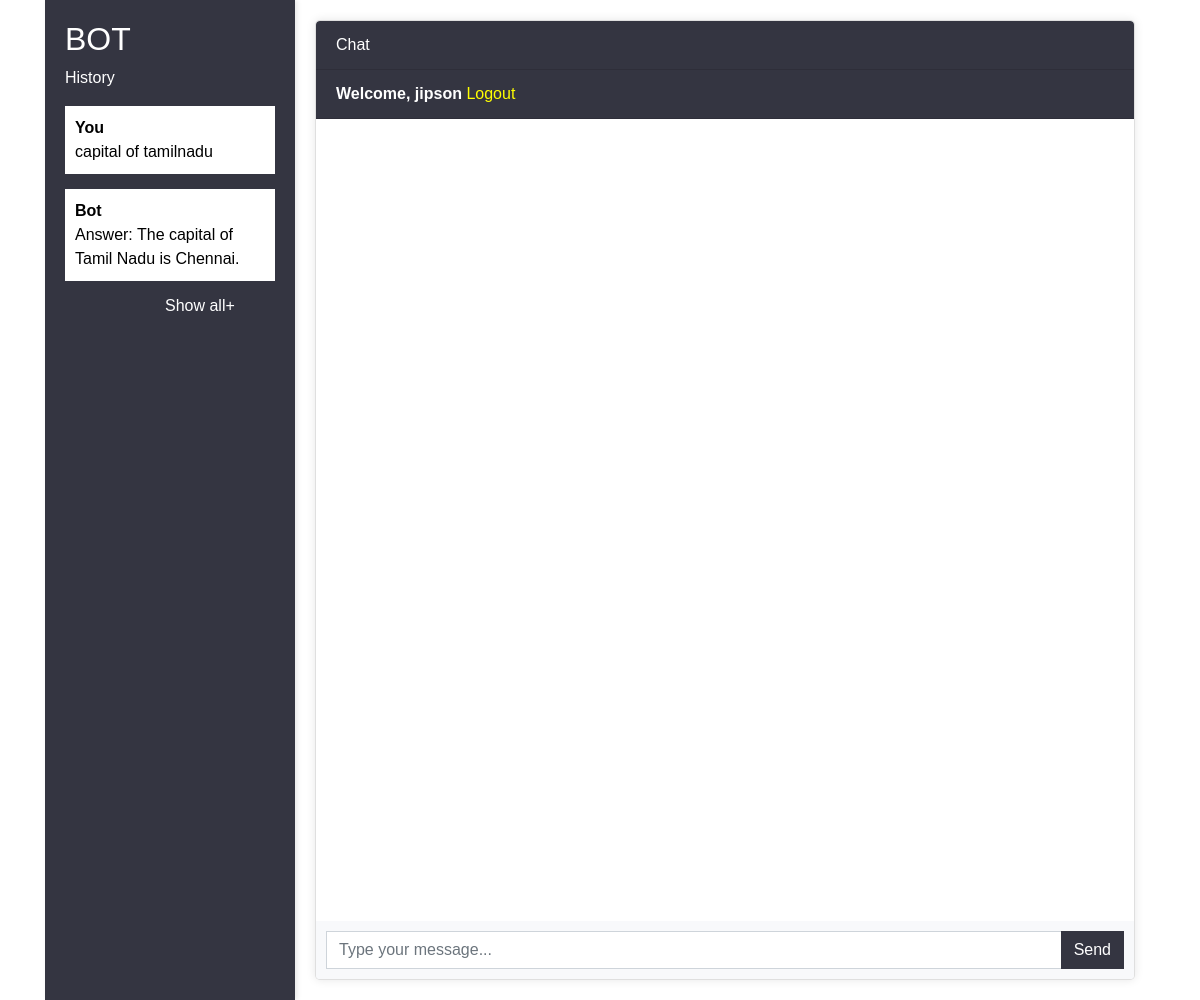
The page /chatbot/ (signed in) on the database its author committed.
### Backend/models.py (models this page shows)
class chatdb(models.Model):
    user=models.ForeignKey(User,on_delete=models.CASCADE)
    message=models.TextField()
    response=models.TextField()
    date=models.DateTimeField(auto_now_add=True)

### Backend/views.py (the view, shortened to what this page needs)
# urls.py: path('chatbot/', views.chatbot, name='chatbot'),
@csrf_exempt
def chatbot(request):
    datas = chatdb.objects.filter(user=request.user.id).order_by('-date')[:1]
    return render(request, 'chatbot.html', {'datas': datas})

### Backend/templates/chatbot.html (shortened to what this page needs)
{% extends 'index.html' %}
{% block content %}
<div class="container">
  <div class="sidebar">
    <h2>BOT</h2>
    <p>History</p>
    {% for data in datas %}
            {% if data.user == request.user %}
              <li class="message sent1">
                <div class="message-text">
                  <div class="message-sender">
                    <b>You</b>
                  </div>
                  <div class="message-content">
                    {{data.message}}
                  </div>
                </div>
              </li>
              <li class="message received1">
                <div class="message-text">
                  <div class="message-sender">
                    <b>Bot</b>
                  </div>
                  <div class="message-content">
                    {{data.response}}
                  </div>
                </div>
              </li>
    <div><h6><a style="color:white;margin-left:100px;" href="{% url 'history' %}">Show all+</a></h6></div>
            {% endif %}
          {% endfor %}
  </div>
  <div class="main-content">
    <div class="card">
      <div class="card-header text-white" style="background-color:#343541">Chat</div>
      {% if user.is_authenticated %}
        <div class="card-header text-white" style="background-color:#343541">
          <b>Welcome, {{user.username}}</b>   <a style="color: yellow;" href="{% url 'logout' %}">Logout</a>
        </div>
      {% else %}
        <div class="card-header text-white" style="background-color:#343541">
          <a style="color: yellow" href="{% url 'login' %}">Login</a>   <a style="color: yellow;" href="{% url 'Register' %}">Register</a>
        </div>
      {% endif %}
      <div class="card-body messages-box">
      </div>
      <form class="message-form">
        <div class="input-group">
          <input type="text" class="form-control message-input" placeholder="Type your message...">
          <div class="input-group-append">
            <button type="submit" class="btn btn-black btn-send" style="color:white;" >Send</button>
          </div>
        </div>
      </form>
    </div>
  </div>
</div>
{% endblock %}

### Backend/templates/chatbot.html (style rules this page uses)
body, html { height: 100%; margin: 0; font-family: Arial, sans-serif; }
.container { display: flex; height: 100%; width:4000px; }
.sidebar { width: 250px; background-color: #343541; color: #fff; padding: 20px; box-shadow: 2px 0 5px rgba(0, 0, 0, 0.1); }
.main-content { flex: 1; display: flex; flex-direction: column; width:4000px; }
.card { flex: 1; margin: 20px; background-color: #fff; box-shadow: 0 0 10px rgba(0, 0, 0, 0.1); border-radius: 5px; overflow: hidden; }
.messages-box { flex: 1; overflow-y: auto; }
.message { margin-bottom: 15px; list-style: none; }
.message-text { padding: 10px; border-radius: 5px; }
.sent1 { background-color: #fff; align-self: flex-end; color:black; }
.received1 { background-color: #fff; align-self: flex-start; color:black; }
.message-form { display: flex; padding: 10px; background-color: #f8f9fb; }
.message-input { flex: 1; border-radius: 0; border-right: none; }
.btn-send { border-radius: 0; background-color:#343541; }
.sidebar { height:1000px; }

### rows shown on the page
chatdb: message "capital of tamilnadu", response "Answer: The capital of Tamil Nadu is Chennai."

### other values the page prints
{{ user.username }} "jipson"
